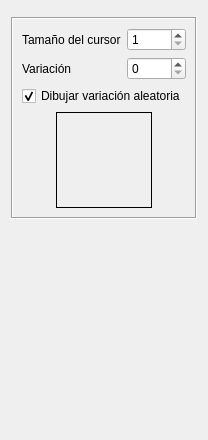
<?xml version="1.0" encoding="UTF-8"?>
<ui version="4.0">
 <class>FormTextures</class>
 <widget class="QWidget" name="FormTextures">
  <property name="geometry">
   <rect>
    <x>0</x>
    <y>0</y>
    <width>186</width>
    <height>440</height>
   </rect>
  </property>
  <property name="windowTitle">
   <string>Form</string>
  </property>
  <layout class="QVBoxLayout" name="verticalLayout">
   <item>
    <widget class="QFrame" name="_f_tools">
     <property name="sizePolicy">
      <sizepolicy hsizetype="Minimum" vsizetype="Minimum">
       <horstretch>0</horstretch>
       <verstretch>0</verstretch>
      </sizepolicy>
     </property>
     <property name="frameShape">
      <enum>QFrame::Box</enum>
     </property>
     <property name="frameShadow">
      <enum>QFrame::Sunken</enum>
     </property>
    </widget>
   </item>
   <item>
    <widget class="QFrame" name="frame_2">
     <property name="minimumSize">
      <size>
       <width>0</width>
       <height>0</height>
      </size>
     </property>
     <property name="frameShape">
      <enum>QFrame::Box</enum>
     </property>
     <property name="frameShadow">
      <enum>QFrame::Sunken</enum>
     </property>
     <layout class="QVBoxLayout" name="verticalLayout_3">
      <item>
       <layout class="QHBoxLayout" name="horizontalLayout_4">
        <item>
         <layout class="QVBoxLayout" name="verticalLayout_2">
          <item>
           <widget class="QLabel" name="label_2">
            <property name="text">
             <string>Tamaño del cursor</string>
            </property>
           </widget>
          </item>
          <item>
           <widget class="QLabel" name="label">
            <property name="text">
             <string>Variación</string>
            </property>
           </widget>
          </item>
         </layout>
        </item>
        <item>
         <layout class="QVBoxLayout" name="verticalLayout_4">
          <item>
           <widget class="QSpinBox" name="_sb_cursor">
            <property name="minimum">
             <number>1</number>
            </property>
            <property name="maximum">
             <number>3</number>
            </property>
           </widget>
          </item>
          <item>
           <widget class="QSpinBox" name="_sb_variation">
            <property name="alignment">
             <set>Qt::AlignLeading|Qt::AlignLeft|Qt::AlignVCenter</set>
            </property>
           </widget>
          </item>
         </layout>
        </item>
       </layout>
      </item>
      <item>
       <widget class="QCheckBox" name="_cb_dibujar_aleatorio">
        <property name="text">
         <string>Dibujar variación aleatoria</string>
        </property>
        <property name="checked">
         <bool>true</bool>
        </property>
       </widget>
      </item>
      <item>
       <layout class="QHBoxLayout" name="horizontalLayout_2">
        <item>
         <widget class="QLabel" name="_l_preview">
          <property name="minimumSize">
           <size>
            <width>96</width>
            <height>96</height>
           </size>
          </property>
          <property name="maximumSize">
           <size>
            <width>96</width>
            <height>96</height>
           </size>
          </property>
          <property name="frameShape">
           <enum>QFrame::Box</enum>
          </property>
          <property name="text">
           <string/>
          </property>
         </widget>
        </item>
       </layout>
      </item>
     </layout>
    </widget>
   </item>
   <item>
    <spacer name="verticalSpacer">
     <property name="orientation">
      <enum>Qt::Vertical</enum>
     </property>
     <property name="sizeHint" stdset="0">
      <size>
       <width>20</width>
       <height>40</height>
      </size>
     </property>
    </spacer>
   </item>
  </layout>
 </widget>
 <resources/>
 <connections/>
</ui>
